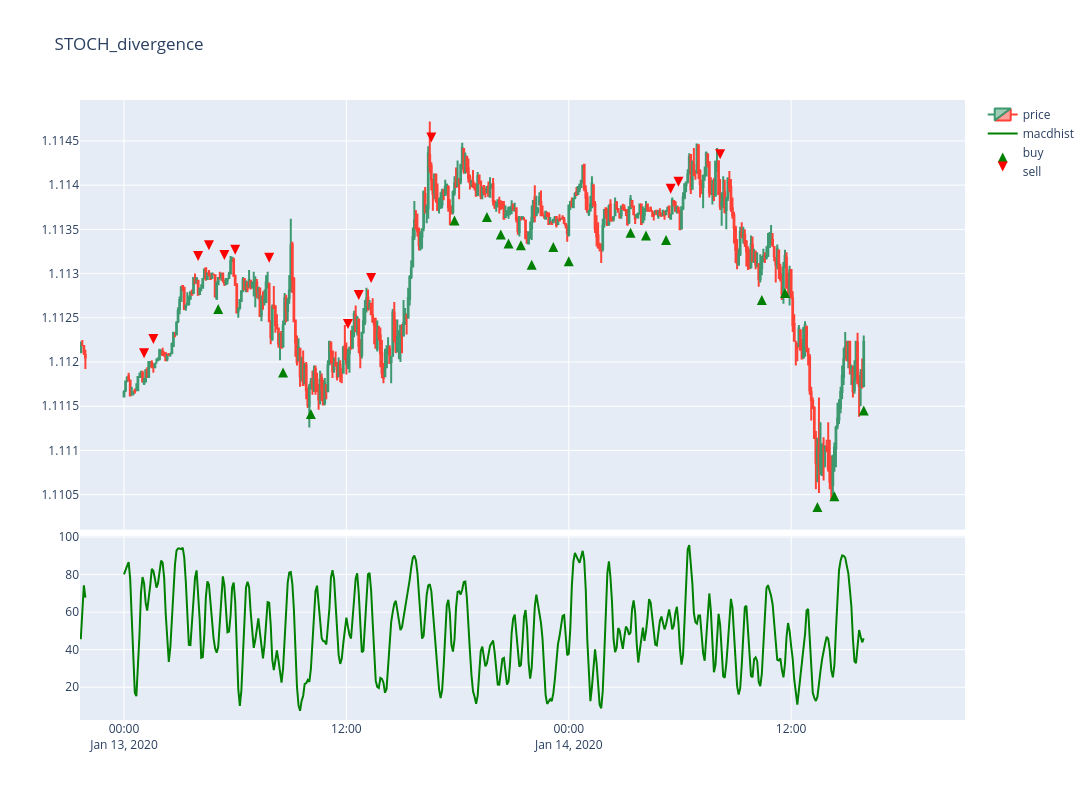

Source (notebook cell):
### Code cell
figure = make_subplots(rows=2, cols=1, row_heights=[0.7,0.3], shared_xaxes=True,vertical_spacing=0.01)
figure.update_layout(height=800, width=1200, title_text='STOCH_divergence')

pos_col='div_pos'

y_color_buy=df_plot[df_plot[pos_col]==1]['l']*0.9998
y_color_buy_index=df_plot[df_plot[pos_col]==1].index
y_color_sell=df_plot[df_plot[pos_col]==-1]['h']*1.0002
y_color_sell_index=df_plot[df_plot[pos_col]==-1].index

#y_color_sell=df_plot[df_plot['pos_ch_bear']==-1]['h']*1.0002
#y_color_sell_index=df_plot[df_plot['pos_ch_bear']==-1].index
#y_color_buy=df_plot[df_plot['pos_ch_bull']==1]['l']*0.9998
#y_color_buy_index=df_plot[df_plot['pos_ch_bull']==1].index


figure.add_trace(go.Candlestick(x=df_plot.index,
                                open=df_plot['o'],
                                high=df_plot['h'],
                                low=df_plot['l'],
                                close=df_plot['c'],
                                name='price'), row=1, col=1)

figure.add_trace(go.Scatter(x=df_plot.index,y=df_plot['STOCH'],mode='lines',line_color='green',name='macdhist'),col=1,row=2)
#figure.add_trace(go.Scatter(x=df_plot.index,y=df_plot['MACD_high'],mode='lines',line_color='red',name='macdhist'),col=1,row=2)
figure.add_trace(go.Scatter(x=y_color_buy_index, y=y_color_buy, mode='markers', marker_symbol='arrow-up', marker_color='green', name='buy', marker_size=10), col=1, row=1)
figure.add_trace(go.Scatter(x=y_color_sell_index, y=y_color_sell, mode='markers', marker_symbol='arrow-down', marker_color='red', name='sell', marker_size=10), col=1, row=1)
#for i in idxs:
    

    #figure.add_trace(go.Scatter(x=df_plot.loc[i].index,y=df_plot['RSI_low'].loc[i],mode='lines',line_color='red',name='macdhist'),col=1,row=2)

    

figure.update_layout(xaxis_rangeslider_visible=False)
figure.update_xaxes(
        rangebreaks=[
            dict(bounds=["sat", "mon"])]
    )
figure.show()

### Figure 1 — Plotly figure (JSON) as saved in the notebook; plotly's stock layout.template omitted (floating-point values rounded to 4 significant figures; data arrays with more than 128 entries replaced by an {"elided": "..."} marker saying what was removed)
{"data": [{"close": {"elided": "500 float values"}, "high": {"elided": "500 float values"}, "low": {"elided": "500 float values"}, "name": "price", "open": {"elided": "500 float values"}, "type": "candlestick", "x": {"elided": "500 str values"}, "xaxis": "x", "yaxis": "y"}, {"line": {"color": "green"}, "mode": "lines", "name": "macdhist", "type": "scatter", "x": {"elided": "500 str values"}, "xaxis": "x2", "y": {"elided": "500 float values"}, "yaxis": "y2"}, {"marker": {"color": "green", "size": 10, "symbol": "arrow-up"}, "mode": "markers", "name": "buy", "type": "scatter", "x": ["2020-01-13 05:05:00+00:00", "2020-01-13 08:35:00+00:00", "2020-01-13 10:05:00+00:00", "2020-01-13 17:50:00+00:00", "2020-01-13 19:35:00+00:00", "2020-01-13 20:20:00+00:00", "2020-01-13 20:45:00+00:00", "2020-01-13 21:25:00+00:00", "2020-01-13 22:00:00+00:00", "2020-01-13 23:10:00+00:00", "2020-01-14 00:00:00+00:00", "2020-01-14 03:20:00+00:00", "2020-01-14 04:10:00+00:00", "2020-01-14 05:15:00+00:00", "2020-01-14 10:25:00+00:00", "2020-01-14 11:40:00+00:00", "2020-01-14 13:25:00+00:00", "2020-01-14 14:20:00+00:00", "2020-01-14 15:55:00+00:00"], "xaxis": "x", "y": [1.113, 1.112, 1.111, 1.114, 1.114, 1.113, 1.113, 1.113, 1.113, 1.113, 1.113, 1.114, 1.113, 1.113, 1.113, 1.113, 1.11, 1.111, 1.112], "yaxis": "y"}, {"marker": {"color": "red", "size": 10, "symbol": "arrow-down"}, "mode": "markers", "name": "sell", "type": "scatter", "x": ["2020-01-13 01:05:00+00:00", "2020-01-13 01:35:00+00:00", "2020-01-13 04:00:00+00:00", "2020-01-13 04:35:00+00:00", "2020-01-13 05:25:00+00:00", "2020-01-13 06:00:00+00:00", "2020-01-13 07:50:00+00:00", "2020-01-13 12:05:00+00:00", "2020-01-13 12:40:00+00:00", "2020-01-13 13:20:00+00:00", "2020-01-13 16:35:00+00:00", "2020-01-14 05:30:00+00:00", "2020-01-14 05:55:00+00:00", "2020-01-14 08:10:00+00:00"], "xaxis": "x", "y": [1.112, 1.112, 1.113, 1.113, 1.113, 1.113, 1.113, 1.112, 1.113, 1.113, 1.114, 1.114, 1.114, 1.114], "yaxis": "y"}], "layout": {"height": 800, "title": {"text": "STOCH_divergence"}, "width": 1200, "xaxis": {"anchor": "y", "domain": [0, 1], "matches": "x2", "rangebreaks": [{"bounds": ["sat", "mon"]}], "rangeslider": {"visible": false}, "showticklabels": false}, "xaxis2": {"anchor": "y2", "domain": [0, 1], "rangebreaks": [{"bounds": ["sat", "mon"]}]}, "yaxis": {"anchor": "x", "domain": [0.307, 1]}, "yaxis2": {"anchor": "x2", "domain": [0, 0.297]}}}
